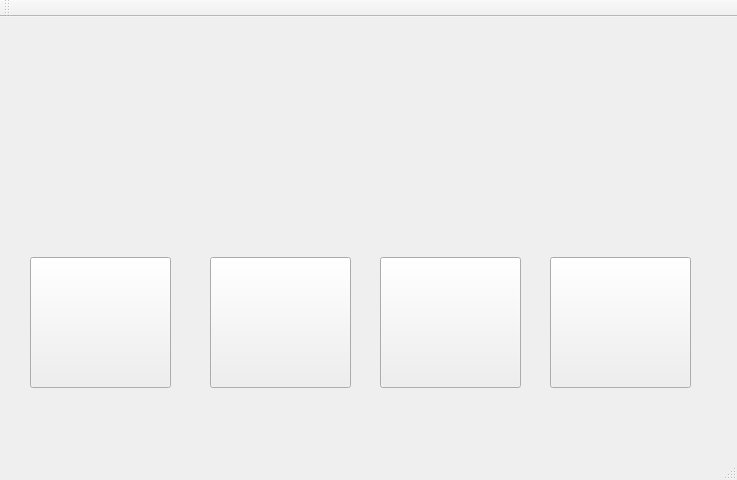
<?xml version="1.0" encoding="UTF-8"?>
<ui version="4.0">
 <class>MainWindow</class>
 <widget class="QMainWindow" name="MainWindow">
  <property name="geometry">
   <rect>
    <x>0</x>
    <y>0</y>
    <width>737</width>
    <height>480</height>
   </rect>
  </property>
  <property name="windowTitle">
   <string>Home</string>
  </property>
  <widget class="QWidget" name="centralWidget">
   <widget class="QPushButton" name="fmradio">
    <property name="geometry">
     <rect>
      <x>30</x>
      <y>240</y>
      <width>141</width>
      <height>131</height>
     </rect>
    </property>
    <property name="text">
     <string/>
    </property>
    <property name="icon">
     <iconset>
      <normaloff>resources/radio.png</normaloff>resources/radio.png</iconset>
    </property>
    <property name="iconSize">
     <size>
      <width>85</width>
      <height>85</height>
     </size>
    </property>
   </widget>
   <widget class="QPushButton" name="Skywarn">
    <property name="geometry">
     <rect>
      <x>210</x>
      <y>240</y>
      <width>141</width>
      <height>131</height>
     </rect>
    </property>
    <property name="text">
     <string/>
    </property>
    <property name="icon">
     <iconset>
      <normaloff>resources/skywarn.png</normaloff>resources/skywarn.png</iconset>
    </property>
    <property name="iconSize">
     <size>
      <width>85</width>
      <height>85</height>
     </size>
    </property>
   </widget>
   <widget class="QPushButton" name="hamradio">
    <property name="geometry">
     <rect>
      <x>380</x>
      <y>240</y>
      <width>141</width>
      <height>131</height>
     </rect>
    </property>
    <property name="text">
     <string/>
    </property>
    <property name="icon">
     <iconset>
      <normaloff>resources/HAMRadio.png</normaloff>resources/HAMRadio.png</iconset>
    </property>
    <property name="iconSize">
     <size>
      <width>85</width>
      <height>85</height>
     </size>
    </property>
   </widget>
   <widget class="QPushButton" name="Police">
    <property name="geometry">
     <rect>
      <x>550</x>
      <y>240</y>
      <width>141</width>
      <height>131</height>
     </rect>
    </property>
    <property name="text">
     <string/>
    </property>
    <property name="icon">
     <iconset>
      <normaloff>resources/POLICE.png</normaloff>resources/POLICE.png</iconset>
    </property>
    <property name="iconSize">
     <size>
      <width>85</width>
      <height>85</height>
     </size>
    </property>
   </widget>
   <widget class="QLabel" name="sopel">
    <property name="geometry">
     <rect>
      <x>130</x>
      <y>10</y>
      <width>501</width>
      <height>161</height>
     </rect>
    </property>
    <property name="autoFillBackground">
     <bool>false</bool>
    </property>
    <property name="text">
     <string/>
    </property>
    <property name="pixmap">
     <pixmap>resources/sopel.png</pixmap>
    </property>
   </widget>
  </widget>
  <widget class="QToolBar" name="mainToolBar">
   <attribute name="toolBarArea">
    <enum>TopToolBarArea</enum>
   </attribute>
   <attribute name="toolBarBreak">
    <bool>false</bool>
   </attribute>
  </widget>
  <widget class="QStatusBar" name="statusBar"/>
 </widget>
 <layoutdefault spacing="6" margin="11"/>
 <resources/>
 <connections/>
</ui>
